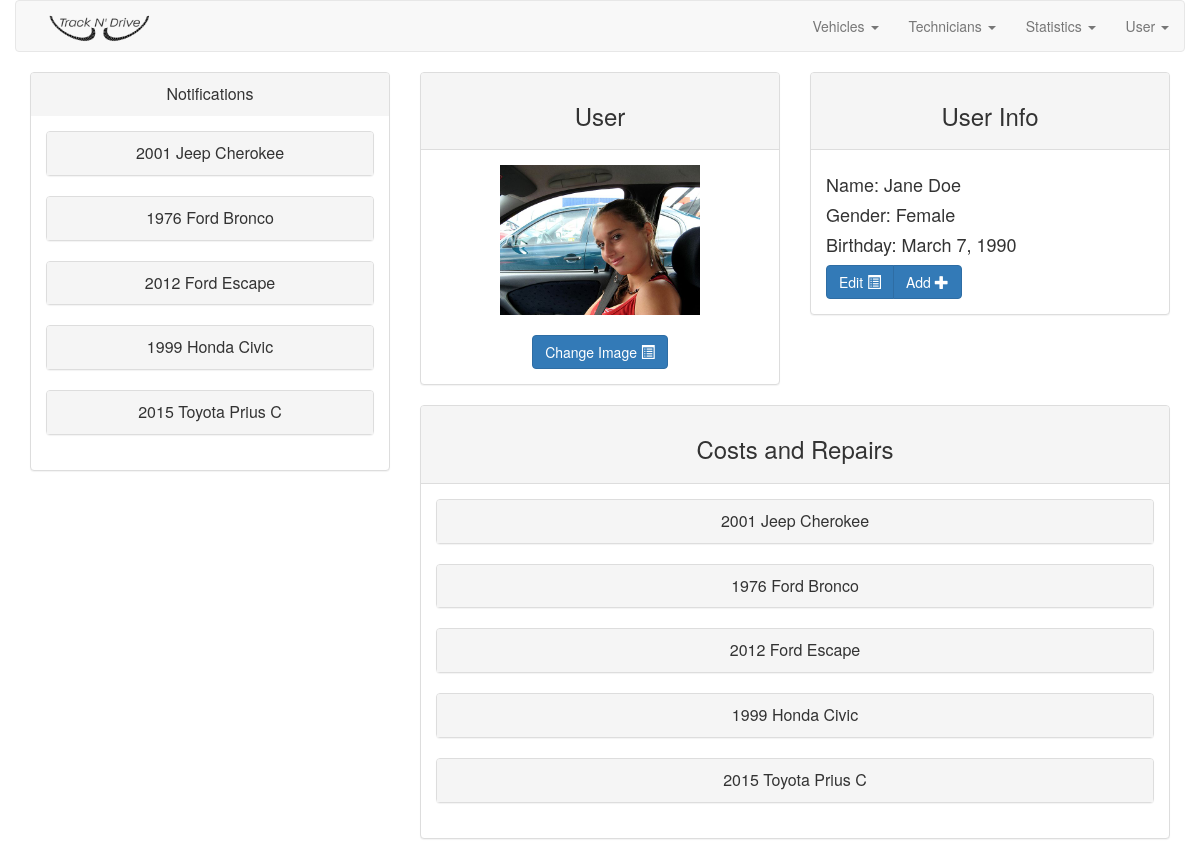
The app's page /track_n_drive/ with its own data.
### track_n_drive/models.py (models this page shows, shortened)
class Car(models.Model):
    unique_id = models.UUIDField(primary_key=True, default=uuid.uuid4, editable=False)
    make = models.CharField(max_length=50, help_text="Enter the make of the car.", null=False, default="make")
    model = models.CharField(max_length=50, help_text="Enter the model of the car.", null=False, default="model")
    year = models.IntegerField(help_text="Enter the year of the car.", null=False, default=1)
    engine_type = models.CharField(max_length=50, help_text="Enter the engine type of the car.", null=True)
    user = models.ForeignKey('User', help_text="Which user owns this car?", blank=False, null=False,
                             on_delete=models.CASCADE)
    mileage = models.IntegerField(help_text="Enter the mileage of the car", null=True)
    oil_type = models.CharField(max_length=50, help_text="Enter the oil type of the car.", null=True)
    color = models.CharField(max_length=50, help_text="Enter the color of the car.", null=False, default="color")
    registration = models.CharField(max_length=50, help_text="Enter the registration of the car.",
                                    blank=True, null=True)
    vin_number = models.CharField(max_length=50, help_text="Enter the vin number of the car", null=True)
    def get_absolute_url(self):
        return reverse('car', args=[str(self.unique_id)])
    def get_absolute_url2(self):
        return reverse('stat', args=[str(self.unique_id)])

class User(models.Model):
    id = models.UUIDField(primary_key=True, default=uuid.uuid4, editable=False)
    fname = models.CharField(max_length=30, help_text="Enter your first name.", default="Joe")
    lname = models.CharField(max_length=30, help_text="Enter your last name.", default="Schmo")
    password = models.CharField(max_length=30, help_text="Enter your password.", default="password")

class UserAddedInfo(models.Model):
    information_name = models.CharField(max_length=200, help_text="Information Category", default="info name")
    information_contents = models.CharField(max_length=200, help_text="Information to Add", default="info content")
    user_info = models.ForeignKey('User', help_text="User", blank=True, null=True, on_delete=models.SET_NULL,
                                  related_name="info")

### track_n_drive/views.py (the view)
def index(request):
    user = User.objects.all()[0]
    cars = Car.objects.all()
    techs = Technician.objects.all()
    return render(
        request,
        'index.html',
        context={
            'user': user, 'cars': cars, 'techs': techs,
        },
    )

### track_n_drive/models.py (called while the page is built)
    def get_absolute_url(self):
        return reverse('tech', args=[str(self.unique_id)])

### track_n_drive/templates/index.html (shortened to what this page needs)
{% extends "base_userprofile.html" %}
{% block nav %}
<nav class="navbar navbar-default">
    <div class="container-fluid">
        <div class="navbar-header">
            <a class="navbar-brand brand" href="{% url 'index' %}">
                {% load static %}
                <img src="{% static 'pic/logo-invert.png' %}" alt="Home" height="70"/>
            </a>
        </div>
        <ul class="nav navbar-nav navbar-right">
            <li class="dropdown">
                <a class="dropdown-toggle" data-toggle="dropdown" href="#">
                    Vehicles <span class="caret"></span>
                </a>
            </li>
            <li class="dropdown">
                <a class="dropdown-toggle" data-toggle="dropdown" href="#">
                    Technicians <span class="caret"></span>
                </a>
            </li>
            <li>
                <a class="dropdown-toggle" data-toggle="dropdown" href="#"
                   title="Seeing how much money you have put into your car">
                    Statistics <span class="caret"></span>
                </a>
            </li>
            <li>
                <a class="dropdown-toggle" data-toggle="dropdown" href="#">
                    User <span class="caret"></span>
                </a>
            </li>
        </ul>
    </div>
</nav>
{% endblock %}
{% block usercontent %}
<div class="row">
    <div class="col-md-12">
        <div class="col-md-4">
            <div class="panel-group">
                <div class="panel panel-default">
                    <div class="panel-heading text-center">
                        <p class="panel-title">
                            Notifications
                        </p>
                    </div>
                    <div class="panel-body">
                        <ul class="list-group list-var">
                            {% for car in cars %}
                            <li>
                                <div class="panel-group">
                                    <div class="panel panel-default">
                                        <div class="panel-heading text-center">
                                            <p class="panel-title">
                                                <a data-toggle="collapse" data-parent="accordion"
                                                   href="#{{ forloop.counter }}">
                                                    {{ car.year }} {{ car.make }} {{ car.model }}
                                                </a>
                                            </p>
                                        </div>
                                    </div>
                                </div>
                            </li>
                            {% endfor %}
                        </ul>
                    </div>
                </div>
            </div>
        </div>
        <div class="col-md-8">
            <div class="row">
                <div class="col-md-6">
                    <div class="panel panel-default">
                        <div class="panel-heading text-center">
                            <h3>
                                User
                            </h3>
                        </div>
                        <div class="panel-body text-center">
                            {% load static %}
                            <img class="center-block" src="{% static 'pic/jane_doe.jpg' %}" alt="user1"
                                 width="200"/>
                            <br/>
                            <button type="button" class="btn btn-primary">
                                Change Image <span class="glyphicon glyphicon-list-alt"></span>
                            </button>
                        </div>
                    </div>
                </div>
                <div class="col-md-6">
                    <div class="panel panel-default">
                        <div class="panel-heading text-center">
                            <h3>
                                User Info
                            </h3>
                        </div>
                        <div class="panel-body">
                            <h4 title="Editable Field: User name">
                                Name: {{ user.fname }} {{ user.lname }}
                            </h4>
                            {% for info in user.info.all %}
                            <h4>
                                {{ info.information_name|title }}: {{ info.information_contents|title }}
                            </h4>
                            {% endfor %}
                            <div class="text-center btn-group">
                                <button type="button" class="btn btn-primary">
                                    Edit <span class="glyphicon glyphicon-list-alt"></span>
                                </button>
                                <button type="button" class="btn btn-primary">
                                    Add <span class="glyphicon glyphicon-plus"></span>
                                </button>
                            </div>
                        </div>
                    </div>
                </div>
            </div>
            <div class="row">
                <div class="col-md-12">
                    <div class="panel panel-default">
                        <div class="panel-heading text-center">
                            <h3>
                                Costs and Repairs
                            </h3>
                        </div>
                        <div class="panel-body">
                            <ul class="list-group list-var">
                                {% for car in cars %}
                                <li>
                                    <div class="panel-group">
                                        <div class="panel panel-default">
                                            <div class="panel-heading text-center">
                                                <p class="panel-title">
                                                    <a data-toggle="collapse" data-parent="accordion"
                                                       href="#car-repair{{ forloop.counter }}">
                                                        {{ car.year }} {{ car.make }} {{ car.model }}
                                                    </a>
                                                </p>
                                            </div>
                                        </div>
                                    </div>
                                </li>
                                {% endfor %}
                            </ul>
                        </div>
                    </div>
                </div>
            </div>
        </div>
    </div>
</div>
{% endblock %}

### track_n_drive/templates/base_userprofile.html (shortened to what this page needs)
<!DOCTYPE html>
<html lang="en">
<head>
    {% load static %}
    <link rel="stylesheet"
          href="https://maxcdn.bootstrapcdn.com/bootstrap/3.3.7/css/bootstrap.min.css"
    >
    {% load static %}
    <link rel="stylesheet" href="{% static 'css/style.css' %}">
</head>
<body>
<div class="container">
    <div class="row">
        <div class="col-md-12">
            <div class="row">
                {% block nav %}{% endblock %}
            </div>
            <div class="row">
                {% block usercontent %}{% endblock %}
            </div>
        </div>
    </div>
</div>
</body>
</html>

### track_n_drive/static/css/style.css (style rules this page uses)
.navbar { position: relative; }
.brand { position: relative; left: 10%; margin-top: -25px !important; display: block; }
.list-var { list-style-type: none; }

### records on screen
Car: year "2001", make "Jeep", model "Cherokee"
Car: year "1976", make "Ford", model "Bronco"
Car: year "2012", make "Ford", model "Escape"
Car: year "1999", make "Honda", model "Civic"
Car: year "2015", make "Toyota", model "Prius C"
User: fname "Jane", lname "Doe"
UserAddedInfo: information_name "Gender", information_contents "Female"
UserAddedInfo: information_name "Birthday", information_contents "March 7, 1990"
